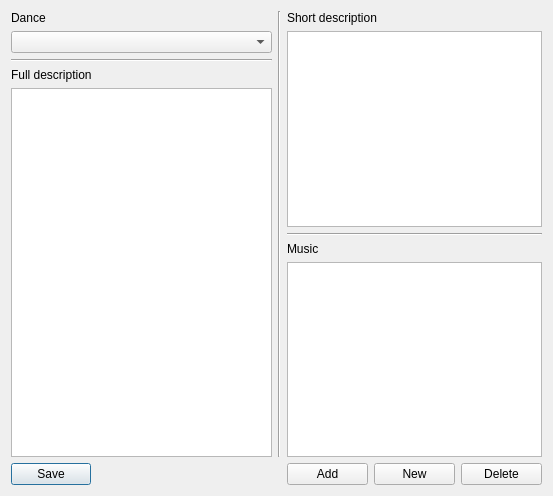
<?xml version="1.0" encoding="UTF-8"?>
<ui version="4.0">
 <class>edit_list_d</class>
 <widget class="QDialog" name="edit_list_d">
  <property name="geometry">
   <rect>
    <x>0</x>
    <y>0</y>
    <width>553</width>
    <height>496</height>
   </rect>
  </property>
  <property name="windowTitle">
   <string>Edit dance in the dictionary</string>
  </property>
  <layout class="QGridLayout" name="gridLayout">
   <item row="0" column="0" colspan="2">
    <layout class="QVBoxLayout" name="verticalLayout">
     <item>
      <widget class="QLabel" name="label_2">
       <property name="text">
        <string>Dance</string>
       </property>
      </widget>
     </item>
     <item>
      <widget class="QComboBox" name="comboBox">
       <property name="editable">
        <bool>false</bool>
       </property>
      </widget>
     </item>
     <item>
      <widget class="Line" name="line">
       <property name="orientation">
        <enum>Qt::Horizontal</enum>
       </property>
      </widget>
     </item>
     <item>
      <widget class="QLabel" name="label">
       <property name="text">
        <string>Full description</string>
       </property>
      </widget>
     </item>
     <item>
      <widget class="QTextEdit" name="textEdit_full"/>
     </item>
    </layout>
   </item>
   <item row="0" column="2">
    <widget class="Line" name="line_3">
     <property name="orientation">
      <enum>Qt::Vertical</enum>
     </property>
    </widget>
   </item>
   <item row="0" column="3" colspan="3">
    <layout class="QVBoxLayout" name="verticalLayout_2">
     <item>
      <widget class="QLabel" name="label_3">
       <property name="text">
        <string>Short description</string>
       </property>
      </widget>
     </item>
     <item>
      <widget class="QTextEdit" name="textEdit_short"/>
     </item>
     <item>
      <widget class="Line" name="line_2">
       <property name="orientation">
        <enum>Qt::Horizontal</enum>
       </property>
      </widget>
     </item>
     <item>
      <widget class="QLabel" name="label_4">
       <property name="text">
        <string>Music</string>
       </property>
      </widget>
     </item>
     <item>
      <widget class="QTextEdit" name="textEdit_music"/>
     </item>
    </layout>
   </item>
   <item row="1" column="0">
    <widget class="QPushButton" name="saveButton">
     <property name="text">
      <string>Save</string>
     </property>
    </widget>
   </item>
   <item row="1" column="1">
    <spacer name="horizontalSpacer">
     <property name="orientation">
      <enum>Qt::Horizontal</enum>
     </property>
     <property name="sizeHint" stdset="0">
      <size>
       <width>176</width>
       <height>20</height>
      </size>
     </property>
    </spacer>
   </item>
   <item row="1" column="3">
    <widget class="QPushButton" name="addButton">
     <property name="text">
      <string>Add</string>
     </property>
    </widget>
   </item>
   <item row="1" column="4">
    <widget class="QPushButton" name="newButton">
     <property name="text">
      <string>New</string>
     </property>
    </widget>
   </item>
   <item row="1" column="5">
    <widget class="QPushButton" name="deleteButton">
     <property name="text">
      <string>Delete</string>
     </property>
    </widget>
   </item>
  </layout>
 </widget>
 <resources/>
 <connections/>
</ui>
